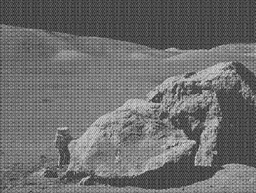
#> input picture A2/moonlanding.png, 256 x 193 px, shrunk from 630 x 474 before the run
$ python fft_frequency_vs_magnitude.py
#> lines starting #> are read from the running program, lines starting #| are printed output that depends on the picture
#> in compute_2d_fft, image_original is the input picture: shape (193, 256); min 26, max 224, mean 108.3
### A2/fft.py
from matplotlib.colors import LogNorm
import matplotlib.pyplot as plt
import numpy as np
import argparse
import cv2
import os
import time

# global variables
BASE_CASE_LENGTH = 16


def init_args():
    """parse the command line arguments (stdin)"""
    # create a parser
    parser = argparse.ArgumentParser(allow_abbrev=False)

    # optional arguments
    parser.add_argument("-m", type=int, choices=[1, 2, 3, 4], default=1, dest="mode")
    parser.add_argument("-i", type=str, default="moonlanding.png", dest="image")

    # parse the arguments with the previously defined parser
    args = None
    try:
        args = parser.parse_args()
    except SystemExit as error:
        raise

    if not os.path.exists(args.image):
        raise FileNotFoundError("Error: Image not found")
    if args.image is None:
        raise FileNotFoundError("Error: Image not Found")

    """print arguments"""
    print(f"MODE: {args.mode}")
    print(f"IMAGE: {args.image}")

    return args


# computes naive 1D DFT
def dft(signal):

    N = len(signal)  # length of signal we want to decompose

    # initialize output list for DFT coefficients (frequency domain)
    dft = []

    # loop over all frequency indices k
    for k in range(N):
        X_k = 0  # initialize the k-th DFT coefficient

        # loop over all time indices n
        for n in range(N):
            X_k += signal[n] * np.exp(
                -2j * np.pi * k * n / N
            )  # accumulate sum for n = 0,1,2,...,N-1

        # append computed k-th DFT coefficient
        dft.append(X_k)

    return dft


# computes 1D Cooley-Tukey FFT
def fft(signal):

    N = len(signal)  # length of signal we want to decompose

    """Base case: Naive DFT method"""
    if N <= BASE_CASE_LENGTH:
        return dft(signal)

    """Inductive case: Cooley-Tukey FFT method"""
    # split the sum in the even and odd indices
    X_even = signal[0::2]  # elements at even indices
    X_odd = signal[1::2]  # elements at odd indices

    # recursively call FFT for even and odd sums
    fft_even = fft(X_even)
    fft_odd = fft(X_odd)

    # combine odd and even sums back together
    fft_final = [0] * N
    for k in range((N // 2)):
        exponent = np.exp(-2j * np.pi * k / N)
        fft_final[k] = fft_even[k] + exponent * fft_odd[k]  # first half
        fft_final[k + N // 2] = fft_even[k] - exponent * fft_odd[k]  # second half

    return fft_final


# computes 2D Cooley-Tukey FFT
def twod_fft(signal_image):
    """signal_image = np.array(
        [
            [1, 2, 3, 4, 5, 6, 7, 8, 9, 10, 11, 12, 13, 14, 15, 16],
            [16, 15, 14, 13, 12, 11, 10, 9, 8, 7, 6, 5, 4, 3, 2, 1],
        ]
    )"""

    rows, columns = signal_image.shape

    # create two arrays with 0s for row and columns
    fft_row = np.zeros((rows, columns), dtype=complex)
    fft_final = np.zeros((rows, columns), dtype=complex)

    # fft on rows
    for i in range(rows):
        # go row by row
        fft_row[i, :] = fft(signal_image[i, :])

    # now fft the columns on the fft'ed rows
    for j in range(columns):
        # go column by column
        fft_final[:, j] = fft(fft_row[:, j])

    return fft_final


# computes naive 1D inverse DFT
# [75 lines left out: functions inverse_dft, inverse_fft, twod_inverse_fft, not called in this run]


# finds power of 2
def find_power(height, width):
    return int(2 ** np.ceil(np.log2(height))), int(2 ** np.ceil(np.log2(width)))


# pad image such that its pixels are a power of 2
def pad_image(image):

    height, width = image.shape
#> height = 193; width = 256

    # find the next power of 2
    padded_height, padded_width = find_power(height, width)
#> padded_height = 256; padded_width = 256

    # 2D array filled with 0s with the dimensions of the padded image
    padded_image = np.zeros((padded_height, padded_width), dtype=image.dtype)

    # copy original image into padded array, leaving the rest to 0
    padded_image[:height, :width] = image
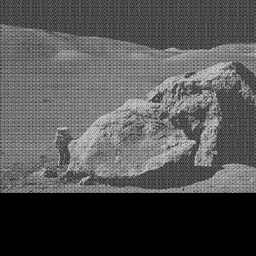
#> padded_image: shape (256, 256); min 0, max 224, mean 81.6

    return padded_image


# crop image to remove padded image pixels
# [4 lines left out: function crop, not called in this run]


# MODE 1: computes 2D Cooley-Tukey FFT given an image file path
def compute_2d_fft(image_path):

    image_original = cv2.imread(image_path, cv2.IMREAD_GRAYSCALE)  # get original image

    padded_image = pad_image(image_original)  # pad the image so that it's a power of 2
    fft_final = twod_fft(padded_image)  # compute 2D Cooley-Tukey FFT

    return image_original, fft_final


# MODE 2: denoises an array (an image) given a 2D FFT
# [319 lines left out: functions denoise_image, compress_image_high_magnitudes, compress_image_low_high_frequencies, main, not called in this run]


# [2 lines that do not run on import are left out]

### A2/fft_frequency_vs_magnitude.py
import matplotlib.pyplot as plt
import numpy as np
import fft


# main
def main():
    """parse command line"""
    # initalize arguments from command line
    args = fft.init_args()

    """compute 2D FFT"""
    # compute the 2D FFT of the given image
    original_image, computed_2d_fft_image = fft.compute_2d_fft(args.image)

    """compute program outputs"""
    # MODE 3: Compression
    if args.mode == 3:

        compression_levels = [0, 50, 75, 90, 97, 99]
        compressed_images = []
        non_zero_counts = []

        # loop trhough compression %'s and compress image
        for level in compression_levels:
            """frequencies"""
            # compress the image
            compressed_image, non_zero_count = fft.compress_image_low_high_frequencies(
                computed_2d_fft_image, level
            )

            # crop the image
            final_image = fft.crop(original_image, compressed_image)

            # transform complex to float
            final_image = np.abs(final_image)

            # append to image list and count list
            compressed_images.append(final_image)
            non_zero_counts.append(non_zero_count)

            """magnitudes"""
            # compress the image
            compressed_image, non_zero_count = fft.compress_image_high_magnitudes(
                computed_2d_fft_image, level
            )

            # crop the image
            final_image = fft.crop(original_image, compressed_image)

            # transform complex to float
            final_image = np.abs(final_image)

            # append to image list and count list
            compressed_images.append(final_image)
            non_zero_counts.append(non_zero_count)

        # display the results
        plt.figure(figsize=(8, 24))
        for i, (image, level, count) in enumerate(
            zip(
                compressed_images,
                sorted(compression_levels + compression_levels),
                non_zero_counts,
            )
        ):
            plt.subplot(6, 2, i + 1)
            plt.imshow(image, cmap="gray")
            if i % 2 == 0:
                plt.title(f"{level}% Compressed Image with Frequencies")
            else:
                plt.title(f"{level}% Compressed Image with Magnitudes")
            plt.axis("off")

            # print num of non-zeros to command line
            print(f"Number of non-zeros at {level}% compression: {count}")

        plt.tight_layout()
        plt.show()


if __name__ == "__main__":
    main()
